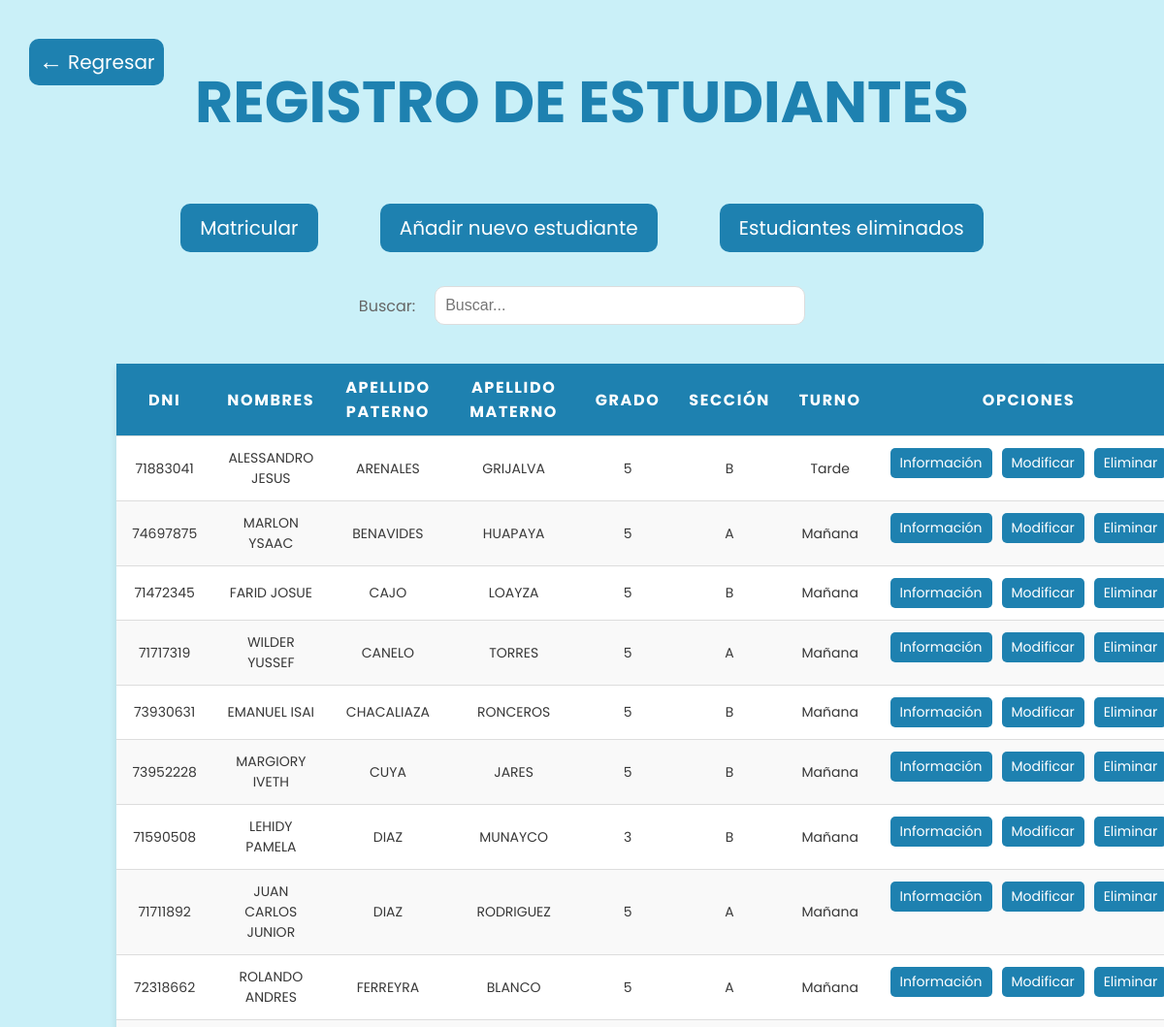
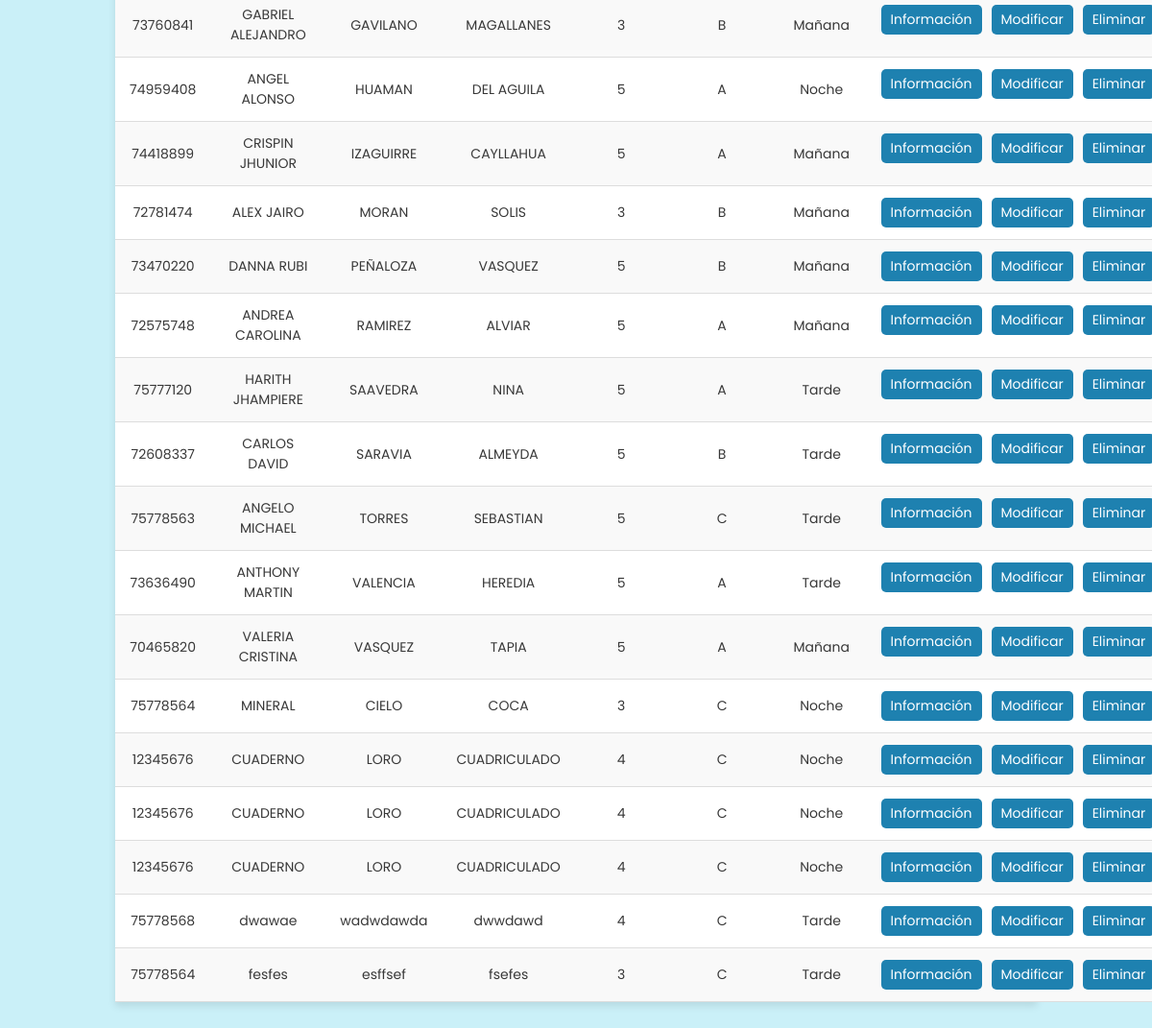
/Estudiantes/Frontend/tabla_registros.php (signed in), run on the app's committed database (2 pictures, top to bottom).
### tables this page shows
CREATE TABLE `estudiantes` (
  `id_estudiante` int(11) NOT NULL,
  `dni` varchar(8) NOT NULL,
  `nombres` varchar(50) NOT NULL,
  `apellidoPaterno` varchar(50) NOT NULL,
  `apellidoMaterno` varchar(50) NOT NULL,
  `edad` int(3) NOT NULL,
  `celular` varchar(9) NOT NULL,
  `correoPersonal` varchar(100) NOT NULL,
  `correoInstitucional` varchar(100) NOT NULL,
  `grado` int(2) NOT NULL,
  `seccion` varchar(2) NOT NULL,
  `turno` varchar(30) NOT NULL,
  `foto` varchar(200) NOT NULL,
  `borrado` int(1) NOT NULL
);

### Estudiantes/Frontend/tabla_registros.php (the view, shortened to what this page needs)
<?php
include("../../connection.php");
$query_select = "SELECT * FROM estudiantes WHERE estudiantes.borrado = 0";
$result = mysqli_query($link, $query_select);
?>
<!DOCTYPE html>
<html lang="es">
<head>
    <link rel="stylesheet" href="tabla_registros-1.css">
</head>
<body>
    <div class="titulo-be">
        <h1>REGISTRO DE ESTUDIANTES</h1>
    </div>
    <div class="link">
        <a href="form_matricular.php">Matricular</a>
        <a href="form_anadir.php">Añadir nuevo estudiante</a>
        <a href="tabla_registros_eliminados.php">Estudiantes eliminados</a>
    </div>
    <div class="buscar-container">
        <div class="form-group">
            <label for="buscar">Buscar: </label>
            <input type="text" id="buscar" class="text" placeholder="Buscar...">
        </div>
    </div>
    <div class="table-container">
        <?php if ($result && $result->num_rows > 0): ?>
            <table>
                <thead>
                    <tr>
                        <th>DNI</th>
                        <th>NOMBRES</th>
                        <th>APELLIDO PATERNO</th>
                        <th>APELLIDO MATERNO</th>
                        <th>GRADO</th>
                        <th>SECCIÓN</th>
                        <th>TURNO</th>
                        <th>OPCIONES</th>
                    </tr>
                </thead>
                <tbody id="table-body">
                    <?php while ($row = mysqli_fetch_array($result)): ?>
                        <tr>
                            <td><?php echo $row["dni"]; ?></td>
                            <td><?php echo $row["nombres"]; ?></td>
                            <td><?php echo $row["apellidoPaterno"]; ?></td>
                            <td><?php echo $row["apellidoMaterno"]; ?></td>
                            <td><?php echo $row["grado"]; ?></td>
                            <td><?php echo $row["seccion"]; ?></td>
                            <td><?php echo $row["turno"]; ?></td>
                            <td class="options">
                                <a href="informacion.php?id=<?php echo $row["id_estudiante"]; ?>" class="option-button">Información</a>
                                <a href="form_modificar.php?id=<?php echo $row["id_estudiante"]; ?>" class="option-button">Modificar</a>
                                <a href="../Backend/eliminar.php?id=<?php echo $row["id_estudiante"]; ?>" class="option-button">Eliminar</a>
                            </td>
                        </tr>
                    <?php endwhile; ?>
                </tbody>
            </table>
        <?php else: ?>
            <div class="link">
                <p>Registro sin datos</p>
            </div>
        <?php endif; ?>
    </div>
    <div class="regresar">
        <a href="../../Administradores/Frontend/seleccion.php"><span class="flecha">←</span>Regresar</a>
    </div>
</body>
</html>

### Estudiantes/Frontend/tabla_registros-1.css (style rules this page uses)
body { margin: 0; background-color: #CAF0F8; font-family: "Poppins", sans-serif; }
.titulo-be { width: 100%; text-align: center; font-size: 30px; color: #1E81B0; padding-top: 20px; animation: titulo 0.5s ease-in-out; }
.link { padding-top: 20px; padding-bottom: 20px; text-align: center; animation: anima 0.5s ease-in-out; }
.link a { border-radius: 10px; display: inline-block; font-size: 20px; color: white; background-color: #1E81B0; margin: 0 30px; padding: 10px 20px; text-decoration: none; transition: transform 0.3s ease, background-color 0.3s ease; }
table { width: 100%; border-collapse: collapse; }
.table-container { border-collapse: collapse; width: 80%; margin: 40px auto; box-shadow: 0 4px 8px rgba(0,0,0,0.1); text-align: center; animation: tabla4k 0.8s ease-in-out; }
table th { background-color: #1E81B0; color: white; padding: 12px 15px; font-size: 16px; letter-spacing: 0.1em; text-align: center; }
table tr { background-color: white; border-bottom: 1px solid #ddd; transition: background-color 0.3s ease; }
table tr:nth-child(even) { background-color: #f9f9f9; }
table td { padding: 12px 15px; font-size: 14px; color: #383838; }
.options { display: flex; flex-direction: row; gap: 10px; justify-content: space-evenly; align-items: center; }
.option-button { border-radius: 5px; padding: 5px 10px; background-color: #1E81B0; color: white; text-decoration: none; transition: transform 0.3s ease, background-color 0.3s ease; }
.buscar-container { width: 50%; margin: 0 auto; }
.form-group { display: flex; justify-content: center; align-items: center; gap: 20px; margin-top: 15px; margin-bottom: 15px; }
label { color: #666666; }
.text { width: 60%; padding: 10px; font-size: 16px; border: 1px solid #dddddd; border-radius: 10px; }
.regresar { position: absolute; top: 40px; left: 30px; animation: btn-regresar 0.6s ease-in-out; }
.regresar a { padding: 5px 10px; border-radius: 10px; background-color: #1E81B0; display: flex; align-items: center; text-decoration: none; color: white; font-size: 20px; transition: transform 0.3s ease, background-color 0.3s ease; }
.regresar .flecha { margin-right: 5px; font-size: 25px; }

### data on the page
estudiantes: dni "71883041", nombres "ALESSANDRO JESUS", apellidoPaterno "ARENALES", apellidoMaterno "GRIJALVA", grado "5", seccion "B", turno "Tarde"
estudiantes: dni "74697875", nombres "MARLON YSAAC", apellidoPaterno "BENAVIDES", apellidoMaterno "HUAPAYA", grado "5", seccion "A", turno "Mañana"
estudiantes: dni "71472345", nombres "FARID JOSUE", apellidoPaterno "CAJO", apellidoMaterno "LOAYZA", grado "5", seccion "B", turno "Mañana"
estudiantes: dni "71717319", nombres "WILDER YUSSEF", apellidoPaterno "CANELO", apellidoMaterno "TORRES", grado "5", seccion "A", turno "Mañana"
estudiantes: dni "73930631", nombres "EMANUEL ISAI", apellidoPaterno "CHACALIAZA", apellidoMaterno "RONCEROS", grado "5", seccion "B", turno "Mañana"
estudiantes: dni "73952228", nombres "MARGIORY IVETH", apellidoPaterno "CUYA", apellidoMaterno "JARES", grado "5", seccion "B", turno "Mañana"
estudiantes: dni "71590508", nombres "LEHIDY PAMELA", apellidoPaterno "DIAZ", apellidoMaterno "MUNAYCO", grado "3", seccion "B", turno "Mañana"
estudiantes: dni "71711892", nombres "JUAN CARLOS JUNIOR", apellidoPaterno "DIAZ", apellidoMaterno "RODRIGUEZ", grado "5", seccion "A", turno "Mañana"
estudiantes: dni "72318662", nombres "ROLANDO ANDRES", apellidoPaterno "FERREYRA", apellidoMaterno "BLANCO", grado "5", seccion "A", turno "Mañana"
estudiantes: dni "73760841", nombres "GABRIEL ALEJANDRO", apellidoPaterno "GAVILANO", apellidoMaterno "MAGALLANES", grado "3", seccion "B", turno "Mañana"
estudiantes: dni "74959408", nombres "ANGEL ALONSO", apellidoPaterno "HUAMAN", apellidoMaterno "DEL AGUILA", grado "5", seccion "A", turno "Noche"
estudiantes: dni "74418899", nombres "CRISPIN JHUNIOR", apellidoPaterno "IZAGUIRRE", apellidoMaterno "CAYLLAHUA", grado "5", seccion "A", turno "Mañana"
estudiantes: dni "72781474", nombres "ALEX JAIRO", apellidoPaterno "MORAN", apellidoMaterno "SOLIS", grado "3", seccion "B", turno "Mañana"
estudiantes: dni "73470220", nombres "DANNA RUBI", apellidoPaterno "PEÑALOZA", apellidoMaterno "VASQUEZ", grado "5", seccion "B", turno "Mañana"
estudiantes: dni "72575748", nombres "ANDREA CAROLINA", apellidoPaterno "RAMIREZ", apellidoMaterno "ALVIAR", grado "5", seccion "A", turno "Mañana"
estudiantes: dni "75777120", nombres "HARITH JHAMPIERE", apellidoPaterno "SAAVEDRA", apellidoMaterno "NINA", grado "5", seccion "A", turno "Tarde"
estudiantes: dni "72608337", nombres "CARLOS DAVID", apellidoPaterno "SARAVIA", apellidoMaterno "ALMEYDA", grado "5", seccion "B", turno "Tarde"
estudiantes: dni "75778563", nombres "ANGELO MICHAEL", apellidoPaterno "TORRES", apellidoMaterno "SEBASTIAN", grado "5", seccion "C", turno "Tarde"
estudiantes: dni "73636490", nombres "ANTHONY MARTIN", apellidoPaterno "VALENCIA", apellidoMaterno "HEREDIA", grado "5", seccion "A", turno "Tarde"
estudiantes: dni "70465820", nombres "VALERIA CRISTINA", apellidoPaterno "VASQUEZ", apellidoMaterno "TAPIA", grado "5", seccion "A", turno "Mañana"
estudiantes: dni "75778564", nombres "MINERAL", apellidoPaterno "CIELO", apellidoMaterno "COCA", grado "3", seccion "C", turno "Noche"
estudiantes: dni "12345676", nombres "CUADERNO", apellidoPaterno "LORO", apellidoMaterno "CUADRICULADO", grado "4", seccion "C", turno "Noche"
estudiantes: dni "12345676", nombres "CUADERNO", apellidoPaterno "LORO", apellidoMaterno "CUADRICULADO", grado "4", seccion "C", turno "Noche"
estudiantes: dni "12345676", nombres "CUADERNO", apellidoPaterno "LORO", apellidoMaterno "CUADRICULADO", grado "4", seccion "C", turno "Noche"
estudiantes: dni "75778568", nombres "dwawae", apellidoPaterno "wadwdawda", apellidoMaterno "dwwdawd", grado "4", seccion "C", turno "Tarde"
estudiantes: dni "75778564", nombres "fesfes", apellidoPaterno "esffsef", apellidoMaterno "fsefes", grado "3", seccion "C", turno "Tarde"
